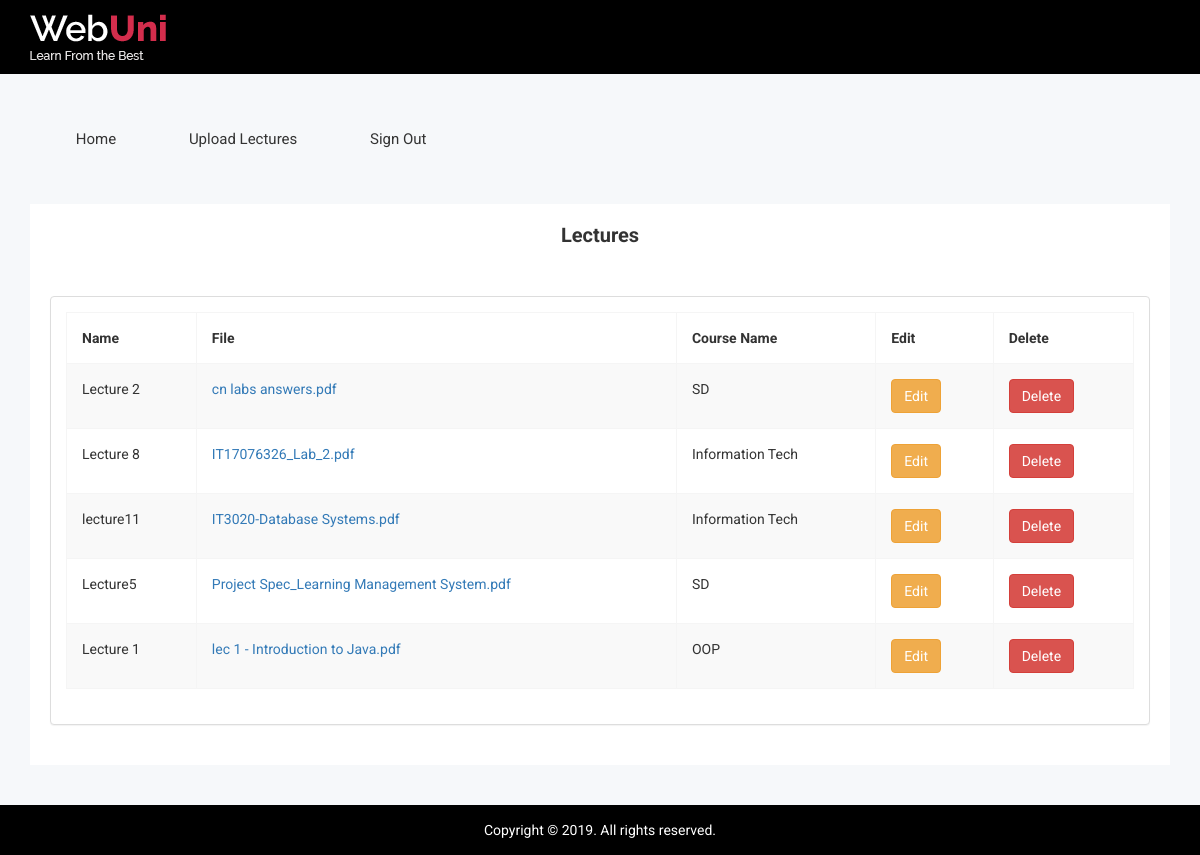
/Admin/Lecturer/lecs/index.php, run on the app's committed database.
### tables this page shows
CREATE TABLE `tbl_file` (
  `id` int(11) NOT NULL,
  `name` varchar(12) NOT NULL,
  `image` varchar(250) NOT NULL,
  `course` varchar(255) NOT NULL
);

### Admin/Lecturer/lecs/index.php (the view, shortened to what this page needs)
<!doctype html>
<html class="no-js" lang="">
<?php
require_once "connection.php";
?>
<head>
    <link rel="stylesheet" href="css/bootstrap.min.css">
    <link rel="stylesheet" href="css/font-awesome.min.css">
    <link rel="stylesheet" href="css/owl.carousel.css">
    <link rel="stylesheet" href="css/owl.theme.css">
    <link rel="stylesheet" href="css/owl.transitions.css">
    <link rel="stylesheet" href="css/meanmenu/meanmenu.min.css">
    <link rel="stylesheet" href="css/animate.css">
    <link rel="stylesheet" href="css/normalize.css">
    <link rel="stylesheet" href="css/wave/waves.min.css">
    <link rel="stylesheet" href="css/wave/button.css">
    <link rel="stylesheet" href="css/scrollbar/jquery.mCustomScrollbar.min.css">
    <link rel="stylesheet" href="css/notika-custom-icon.css">
    <link rel="stylesheet" href="css/jquery.dataTables.min.css">
    <link rel="stylesheet" href="css/main.css">
    <link rel="stylesheet" href="style.css">
    <link rel="stylesheet" href="css/responsive.css">
</head>
<body>
        <?php include 'include/header_top.php';
         ?>
         <div class="main-menu-area mg-tb-40">
 						<div class="container">
 								<div class="row">
 										<div class="col-lg-12 col-md-12 col-sm-12 col-xs-12">
 												<ul class="nav nav-tabs notika-menu-wrap menu-it-icon-pro">
 														<li><a href="../index.php"><i class="notika-icon notika-house"></i> Home</a>
 														</li>
 														<li><a href="new_add.php"><i class="notika-icon notika-file"></i> Upload Lectures</a>
 														</li>
                            <li><a href="../../logout.php"><i class="notika-icon notika-right-arrow"></i> Sign Out</a>
                            </li>
 										</div>
 								</div>
 						</div>
 				</div>
    <div class="data-table-area">
        <div class="container">
            <div class="row">
                <div class="col-lg-12 col-md-12 col-sm-12 col-xs-12">
                    <div class="data-table-list">
                      <div class="basic-tb-hd">
                          <h2 class="text-center">Lectures</h2>
                          <br>
                      </div>
                        <div class="panel panel-default">
                                          <div class="panel-body">
                                              <div class="table-responsive">
                                                  <table class="table table-striped table-bordered table-hover">
                                                      <thead>
                                                          <tr>
                                                              <th>Name</th>
                                                              <th>File</th>
                                                              <th>Course Name</th>
                                                              <th>Edit</th>
                                                              <th>Delete</th>
                                                          </tr>
                                                      </thead>
                                                      <tbody>
                  									<?php
                  									$select_stmt=$db->prepare("SELECT * FROM tbl_file");
                  									$select_stmt->execute();
                  									while($row=$select_stmt->fetch(PDO::FETCH_ASSOC))
                  									{
                  									?>
                                                          <tr>
                                                              <td><?php echo $row['name']; ?></td>
                  																						<td><a href="upload/<?php echo $row['image']; ?>" target="_blank"><?php echo $row['image']; ?></a></td>
                                                              <td><?php echo $row['course']; ?></td>
                                                              <td><a href="update.php?update_id=<?php echo $row['id']; ?>" class="btn btn-warning">Edit</a></td>
                                                              <td><a href="?delete_id=<?php echo $row['id']; ?>" class="btn btn-danger">Delete</a></td>
                                                          </tr>
                                                      <?php
                  									}
                  									?>
                                                      </tbody>
                                                  </table>
                                              </div>
                                          </div>
                                      </div>
                    </div>
                </div>
            </div>
        </div>
    </div>
    <?php include 'include/footer.php'; ?>
</body>
</html>

### Admin/Lecturer/lecs/css/main.css (style rules this page uses)
html { color: #222; font-size: 1em; line-height: 1.4; }

### data on the page
tbl_file: name "Lecture 2", image "cn labs answers.pdf", course "SD"
tbl_file: name "Lecture 8", image "IT17076326_Lab_2.pdf", course "Information Tech"
tbl_file: name "lecture11", image "IT3020-Database Systems.pdf", course "Information Tech"
tbl_file: name "Lecture5", image "Project Spec_Learning Management System.pdf", course "SD"
tbl_file: name "Lecture 1", image "lec 1 - Introduction to Java.pdf", course "OOP"
